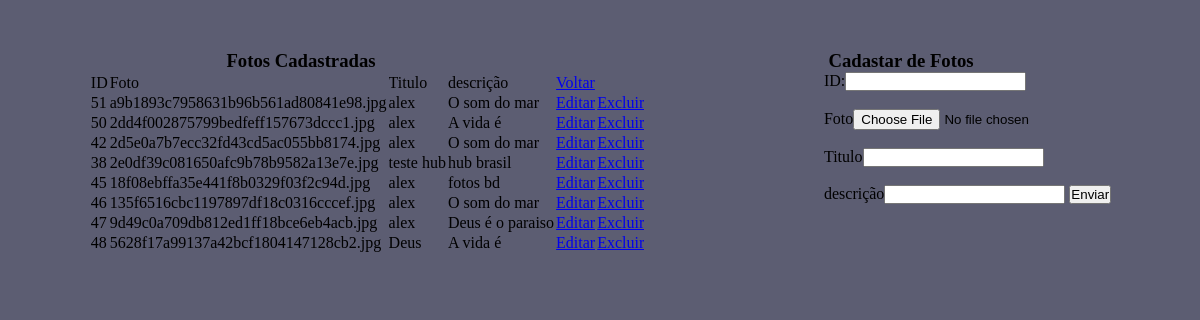
The page /lista.php on the database its author committed.
### tables this page shows
CREATE TABLE IF NOT EXISTS `tb_fotos` (
  `id` int NOT NULL AUTO_INCREMENT,
  `titulo` varchar(40) NOT NULL,
  `descricao` varchar(300) NOT NULL,
  `foto` varchar(100) NOT NULL,
  `data` datetime NOT NULL,
  PRIMARY KEY (`id`)
);

### lista.php (the view, shortened to what this page needs)
<?php
	include('conecta.php');
	$lista = mysqli_query($con," SELECT * FROM tb_fotos");
?>
<html>
	<head>
        <link rel="stylesheet" type="text/css" href="style.css">
	</head>
    <body>
        <div class="titleformlist">
            <h3>Fotos Cadastradas</h3> <h3>Cadastar de Fotos</h3>
        </div>
        <div class="formLista">
<table>
    <tr>
        <td class="">ID</td>
        <td class="">Foto</td>
        <td class="">Titulo</td>
        <td class="">descrição</td>
        <td class="">
                <a href=http://localhost/projeto-canopus/adm_logado.php>Voltar</a>
            </td>
    </tr>
    <?php while ($dado = mysqli_fetch_array($lista)) {?>
        <tr>
            <td><?=$dado['id'];?></td>
            <td><?=$dado['foto'];?></td>
            <td><?=$dado['titulo'];?></td>
            <td><?=$dado['descricao'];?></td>
            <td align="center" > <a href="edita.php?id=<?php echo $dado['id'];?> ">Editar</a></td>
            <td align="center"><a href="#" onclick="verificar(<?=$dado['id'];?>)">Excluir</a></td>
            </tr>
        <?php } ?>
</table>
<form id="admCadastro" action="inseridados.php" method="POST" enctype="multipart/form-data">
        <label for="">ID:</label><input type="number" readonly></br></br>
        <label for="">Foto</label><input type="file" name="Nfoto"></br></br>
        <label for="">Titulo</label><input type="text" name="Ntitulo"></br></br>
        <label for="">descrição</label><input type="text" name="Ndescricao">
        <input type="submit" value="Enviar"><br><br>
    </form>
    </div>
</body>
</html>

### style.css (style rules this page uses)
* { padding: 0px; margin: 0px; overflow: hidden; }
body { background-color: #5C5D72; }
#admCadastro { display: none; }
.titleformlist { display:flex; justify-content: space-around; margin-top: 50px; }
.formLista { display:flex; justify-content: space-around; }

### rows shown on the page
tb_fotos: id "51", foto "a9b1893c7958631b96b561ad80841e98.jpg", titulo "alex", descricao "O som do mar"
tb_fotos: id "50", foto "2dd4f002875799bedfeff157673dccc1.jpg", titulo "alex", descricao "A vida é"
tb_fotos: id "42", foto "2d5e0a7b7ecc32fd43cd5ac055bb8174.jpg", titulo "alex", descricao "O som do mar"
tb_fotos: id "38", foto "2e0df39c081650afc9b78b9582a13e7e.jpg", titulo "teste hub", descricao "hub brasil"
tb_fotos: id "45", foto "18f08ebffa35e441f8b0329f03f2c94d.jpg", titulo "alex", descricao "fotos bd"
tb_fotos: id "46", foto "135f6516cbc1197897df18c0316cccef.jpg", titulo "alex", descricao "O som do mar"
tb_fotos: id "47", foto "9d49c0a709db812ed1ff18bce6eb4acb.jpg", titulo "alex", descricao "Deus é o paraiso"
tb_fotos: id "48", foto "5628f17a99137a42bcf1804147128cb2.jpg", titulo "Deus", descricao "A vida é"
